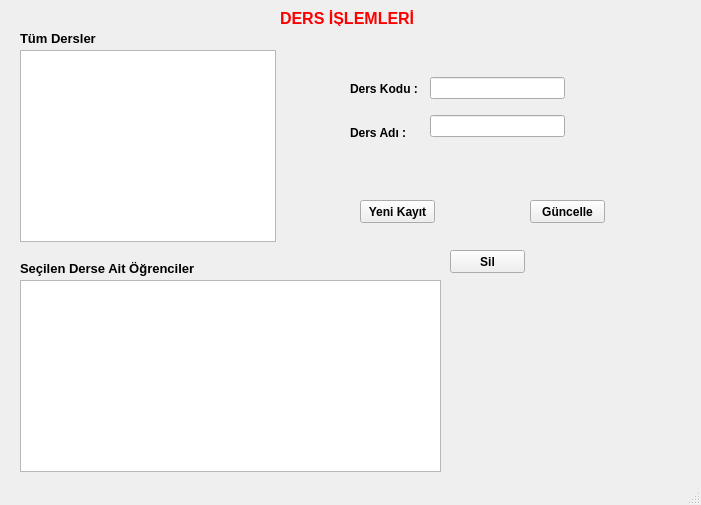
<?xml version="1.0" encoding="UTF-8"?>
<ui version="4.0">
 <class>dersler</class>
 <widget class="QMainWindow" name="dersler">
  <property name="geometry">
   <rect>
    <x>0</x>
    <y>0</y>
    <width>701</width>
    <height>505</height>
   </rect>
  </property>
  <property name="windowTitle">
   <string>MainWindow</string>
  </property>
  <widget class="QWidget" name="centralwidget">
   <widget class="QLabel" name="label">
    <property name="geometry">
     <rect>
      <x>280</x>
      <y>10</y>
      <width>141</width>
      <height>16</height>
     </rect>
    </property>
    <property name="palette">
     <palette>
      <active>
       <colorrole role="WindowText">
        <brush brushstyle="SolidPattern">
         <color alpha="255">
          <red>255</red>
          <green>0</green>
          <blue>0</blue>
         </color>
        </brush>
       </colorrole>
      </active>
      <inactive>
       <colorrole role="WindowText">
        <brush brushstyle="SolidPattern">
         <color alpha="255">
          <red>255</red>
          <green>0</green>
          <blue>0</blue>
         </color>
        </brush>
       </colorrole>
      </inactive>
      <disabled>
       <colorrole role="WindowText">
        <brush brushstyle="SolidPattern">
         <color alpha="255">
          <red>120</red>
          <green>120</green>
          <blue>120</blue>
         </color>
        </brush>
       </colorrole>
      </disabled>
     </palette>
    </property>
    <property name="font">
     <font>
      <pointsize>12</pointsize>
      <weight>75</weight>
      <bold>true</bold>
     </font>
    </property>
    <property name="text">
     <string>DERS İŞLEMLERİ</string>
    </property>
   </widget>
   <widget class="QLabel" name="label_2">
    <property name="geometry">
     <rect>
      <x>20</x>
      <y>30</y>
      <width>81</width>
      <height>16</height>
     </rect>
    </property>
    <property name="font">
     <font>
      <pointsize>10</pointsize>
      <weight>75</weight>
      <bold>true</bold>
     </font>
    </property>
    <property name="text">
     <string>Tüm Dersler</string>
    </property>
   </widget>
   <widget class="QTableView" name="tableView_tumdersler">
    <property name="geometry">
     <rect>
      <x>20</x>
      <y>50</y>
      <width>256</width>
      <height>192</height>
     </rect>
    </property>
   </widget>
   <widget class="QLabel" name="label_3">
    <property name="geometry">
     <rect>
      <x>20</x>
      <y>260</y>
      <width>181</width>
      <height>16</height>
     </rect>
    </property>
    <property name="font">
     <font>
      <pointsize>10</pointsize>
      <weight>75</weight>
      <bold>true</bold>
     </font>
    </property>
    <property name="text">
     <string>Seçilen Derse Ait Öğrenciler</string>
    </property>
   </widget>
   <widget class="QPushButton" name="pushButton_derskayit">
    <property name="geometry">
     <rect>
      <x>360</x>
      <y>200</y>
      <width>75</width>
      <height>23</height>
     </rect>
    </property>
    <property name="font">
     <font>
      <pointsize>9</pointsize>
      <weight>75</weight>
      <bold>true</bold>
     </font>
    </property>
    <property name="text">
     <string>Yeni Kayıt</string>
    </property>
   </widget>
   <widget class="QPushButton" name="pushButton_dersguncelle">
    <property name="geometry">
     <rect>
      <x>530</x>
      <y>200</y>
      <width>75</width>
      <height>23</height>
     </rect>
    </property>
    <property name="font">
     <font>
      <pointsize>9</pointsize>
      <weight>75</weight>
      <bold>true</bold>
     </font>
    </property>
    <property name="text">
     <string>Güncelle</string>
    </property>
   </widget>
   <widget class="QPushButton" name="pushButton_derssil">
    <property name="geometry">
     <rect>
      <x>450</x>
      <y>250</y>
      <width>75</width>
      <height>23</height>
     </rect>
    </property>
    <property name="font">
     <font>
      <pointsize>9</pointsize>
      <weight>75</weight>
      <bold>true</bold>
     </font>
    </property>
    <property name="text">
     <string>Sil</string>
    </property>
   </widget>
   <widget class="QTableView" name="tableView_secilen">
    <property name="geometry">
     <rect>
      <x>20</x>
      <y>280</y>
      <width>421</width>
      <height>192</height>
     </rect>
    </property>
   </widget>
   <widget class="QWidget" name="">
    <property name="geometry">
     <rect>
      <x>350</x>
      <y>70</y>
      <width>77</width>
      <height>81</height>
     </rect>
    </property>
    <layout class="QVBoxLayout" name="verticalLayout">
     <item>
      <widget class="QLabel" name="label_4">
       <property name="font">
        <font>
         <pointsize>9</pointsize>
         <weight>75</weight>
         <bold>true</bold>
        </font>
       </property>
       <property name="text">
        <string>Ders Kodu : </string>
       </property>
      </widget>
     </item>
     <item>
      <widget class="QLabel" name="label_5">
       <property name="font">
        <font>
         <pointsize>9</pointsize>
         <weight>75</weight>
         <bold>true</bold>
        </font>
       </property>
       <property name="text">
        <string>Ders Adı : </string>
       </property>
      </widget>
     </item>
    </layout>
   </widget>
   <widget class="QWidget" name="">
    <property name="geometry">
     <rect>
      <x>430</x>
      <y>67</y>
      <width>135</width>
      <height>81</height>
     </rect>
    </property>
    <layout class="QVBoxLayout" name="verticalLayout_2">
     <item>
      <widget class="QLineEdit" name="lineEdit_derskod"/>
     </item>
     <item>
      <widget class="QLineEdit" name="lineEdit_dersad"/>
     </item>
    </layout>
   </widget>
  </widget>
  <widget class="QMenuBar" name="menubar">
   <property name="geometry">
    <rect>
     <x>0</x>
     <y>0</y>
     <width>701</width>
     <height>21</height>
    </rect>
   </property>
  </widget>
  <widget class="QStatusBar" name="statusbar"/>
 </widget>
 <resources/>
 <connections/>
</ui>
